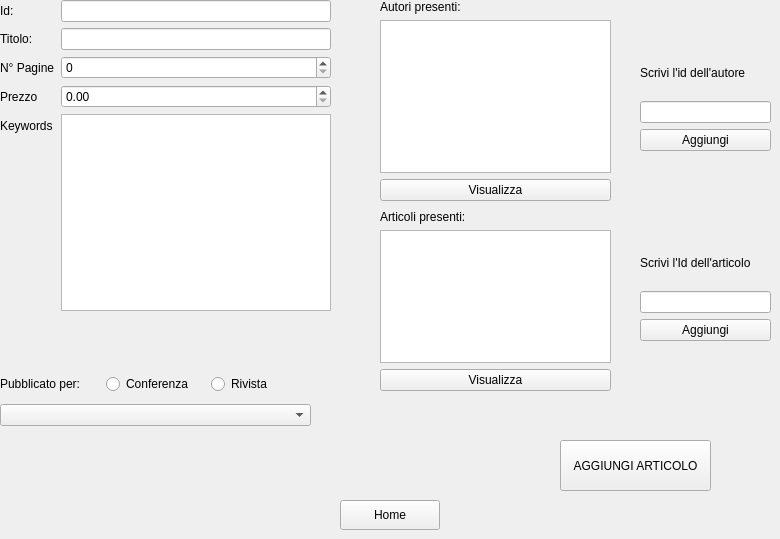
      <widget class="QWidget" name="aggiungiArtPage">
       <widget class="QPushButton" name="HomeButton_7">
        <property name="geometry">
         <rect>
          <x>340</x>
          <y>500</y>
          <width>100</width>
          <height>30</height>
         </rect>
        </property>
        <property name="text">
         <string>Home</string>
        </property>
       </widget>
       <widget class="QPushButton" name="aggiungiArticoloButton">
        <property name="geometry">
         <rect>
          <x>560</x>
          <y>440</y>
          <width>151</width>
          <height>51</height>
         </rect>
        </property>
        <property name="text">
         <string>AGGIUNGI ARTICOLO</string>
        </property>
       </widget>
       <widget class="QWidget" name="layoutWidget">
        <property name="geometry">
         <rect>
          <x>0</x>
          <y>0</y>
          <width>331</width>
          <height>311</height>
         </rect>
        </property>
        <layout class="QFormLayout" name="formLayout_4">
         <item row="0" column="0">
          <widget class="QLabel" name="idArtLabel">
           <property name="text">
            <string>Id:</string>
           </property>
          </widget>
         </item>
         <item row="0" column="1">
          <widget class="QLineEdit" name="idArtText"/>
         </item>
         <item row="1" column="0">
          <widget class="QLabel" name="titoloArtLabel">
           <property name="text">
            <string>Titolo:</string>
           </property>
          </widget>
         </item>
         <item row="1" column="1">
          <widget class="QLineEdit" name="titoloArtText"/>
         </item>
         <item row="2" column="0">
          <widget class="QLabel" name="npagineArtLabel">
           <property name="text">
            <string>N° Pagine</string>
           </property>
          </widget>
         </item>
         <item row="2" column="1">
          <widget class="QSpinBox" name="npagineArtText"/>
         </item>
         <item row="3" column="0">
          <widget class="QLabel" name="prezzoArtLabel">
           <property name="text">
            <string>Prezzo</string>
           </property>
          </widget>
         </item>
         <item row="3" column="1">
          <widget class="QDoubleSpinBox" name="prezzoArtText"/>
         </item>
         <item row="4" column="0">
          <widget class="QLabel" name="keyArtLabel">
           <property name="text">
            <string>Keywords</string>
           </property>
          </widget>
         </item>
         <item row="4" column="1">
          <widget class="QTextEdit" name="keyArtText"/>
         </item>
        </layout>
       </widget>
       <widget class="QWidget" name="layoutWidget">
        <property name="geometry">
         <rect>
          <x>380</x>
          <y>210</y>
          <width>231</width>
          <height>181</height>
         </rect>
        </property>
        <layout class="QVBoxLayout" name="verticalLayout_13">
         <item>
          <widget class="QLabel" name="label_2">
           <property name="text">
            <string>Articoli presenti:</string>
           </property>
          </widget>
         </item>
         <item>
          <widget class="QListWidget" name="listaArticoliAA"/>
         </item>
         <item>
          <widget class="QPushButton" name="visualArtArtAA">
           <property name="text">
            <string>Visualizza</string>
           </property>
          </widget>
         </item>
        </layout>
       </widget>
       <widget class="QWidget" name="layoutWidget">
        <property name="geometry">
         <rect>
          <x>640</x>
          <y>50</y>
          <width>131</width>
          <height>101</height>
         </rect>
        </property>
        <layout class="QVBoxLayout" name="verticalLayout_12">
         <item>
          <widget class="QLabel" name="label">
           <property name="text">
            <string>Scrivi l'id dell'autore</string>
           </property>
          </widget>
         </item>
         <item>
          <widget class="QLineEdit" name="idAutoreDaAggiungere"/>
         </item>
         <item>
          <widget class="QPushButton" name="AggiungiAutoreButton">
           <property name="text">
            <string>Aggiungi</string>
           </property>
          </widget>
         </item>
        </layout>
       </widget>
       <widget class="QWidget" name="layoutWidget">
        <property name="geometry">
         <rect>
          <x>380</x>
          <y>0</y>
          <width>231</width>
          <height>201</height>
         </rect>
        </property>
        <layout class="QVBoxLayout" name="verticalLayout_14">
         <item>
          <widget class="QLabel" name="label_4">
           <property name="text">
            <string>Autori presenti:</string>
           </property>
          </widget>
         </item>
         <item>
          <widget class="QListWidget" name="listaAutoriAA"/>
         </item>
         <item>
          <widget class="QPushButton" name="visualAutArtAA">
           <property name="text">
            <string>Visualizza</string>
           </property>
          </widget>
         </item>
        </layout>
       </widget>
       <widget class="QWidget" name="layoutWidget">
        <property name="geometry">
         <rect>
          <x>640</x>
          <y>240</y>
          <width>131</width>
          <height>101</height>
         </rect>
        </property>
        <layout class="QVBoxLayout" name="verticalLayout_15">
         <item>
          <widget class="QLabel" name="label_5">
           <property name="text">
            <string>Scrivi l'Id dell'articolo</string>
           </property>
          </widget>
         </item>
         <item>
          <widget class="QLineEdit" name="idArticoloDaAggAA"/>
         </item>
         <item>
          <widget class="QPushButton" name="AggiungiArtArtButton">
           <property name="text">
            <string>Aggiungi</string>
           </property>
          </widget>
         </item>
        </layout>
       </widget>
       <widget class="QWidget" name="layoutWidget">
        <property name="geometry">
         <rect>
          <x>0</x>
          <y>370</y>
          <width>311</width>
          <height>61</height>
         </rect>
        </property>
        <layout class="QVBoxLayout" name="verticalLayout_16">
         <item>
          <layout class="QHBoxLayout" name="horizontalLayout_2">
           <item>
            <widget class="QLabel" name="pubblicatoPerLabel">
             <property name="text">
              <string>Pubblicato per:</string>
             </property>
            </widget>
           </item>
           <item>
            <widget class="QRadioButton" name="confRadioButton">
             <property name="text">
              <string>Conferenza</string>
             </property>
            </widget>
           </item>
           <item>
            <widget class="QRadioButton" name="rivRadioButton">
             <property name="text">
              <string>Rivista</string>
             </property>
            </widget>
           </item>
          </layout>
         </item>
         <item>
          <widget class="QComboBox" name="confRivComboBox"/>
         </item>
        </layout>
       </widget>
      </widget>
